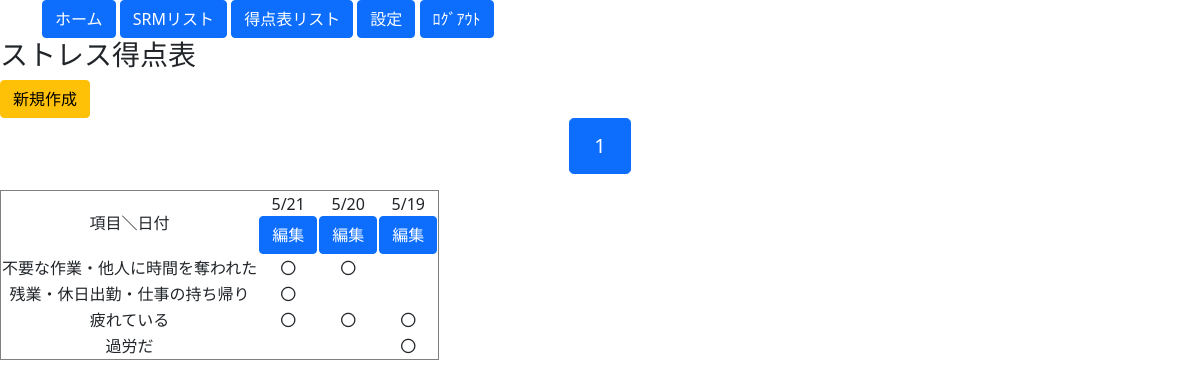
The app's page /stpoint/st_list/, older data.
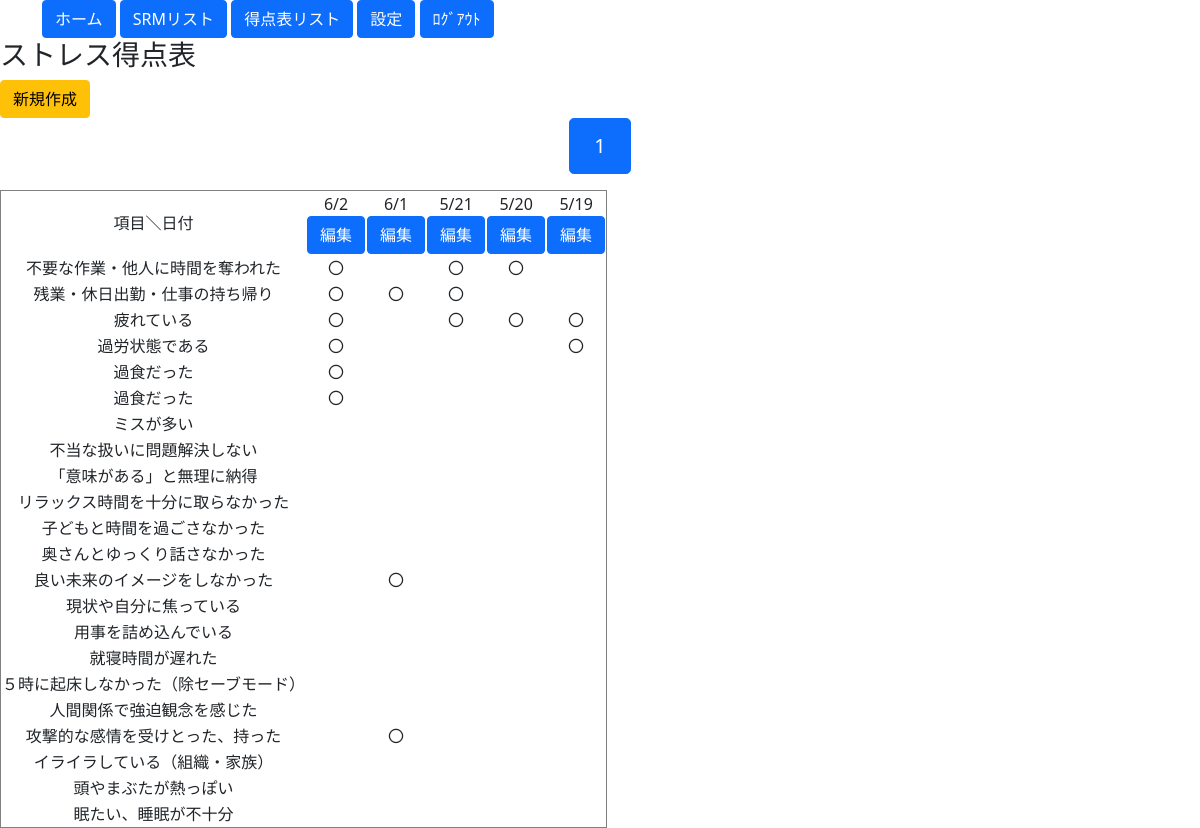
The same page, newer data.
### blogpost/models.py (models this page shows)
class StPointModel(models.Model):
    point_date = models.DateField(default=timezone.now, primary_key=True, help_text="日付") #unique_for_date=True
    point1 = models.BooleanField(default=False)
    point2 = models.BooleanField(default=False)
    point3 = models.BooleanField(default=False)
    point4 = models.BooleanField(default=False)
    point5 = models.BooleanField(default=False)
    point6 = models.BooleanField(default=False)
    point7 = models.BooleanField(default=False)
    point8 = models.BooleanField(default=False)
    point9 = models.BooleanField(default=False)
    point10 = models.BooleanField(default=False)
    point11 = models.BooleanField(default=False)
    point12 = models.BooleanField(default=False)
    point13 = models.BooleanField(default=False)
    point14 = models.BooleanField(default=False)
    point15 = models.BooleanField(default=False)
    point16 = models.BooleanField(default=False)
    point17 = models.BooleanField(default=False)
    point18 = models.BooleanField(default=False)
    point19 = models.BooleanField(default=False)
    point20 = models.BooleanField(default=False)
    point21 = models.BooleanField(default=False)
    point22 = models.BooleanField(default=False)
    point23 = models.BooleanField(default=False)
    point24 = models.BooleanField(default=False)
    point25 = models.BooleanField(default=False)
    point26 = models.BooleanField(default=False)
    point27 = models.BooleanField(default=False)
    point28 = models.BooleanField(default=False)
    point29 = models.BooleanField(default=False)
    point30 = models.BooleanField(default=False)

class StPointNameModel(models.Model):
    episode = models.CharField(max_length=30)
    category = models.CharField(
        verbose_name="分類",
        choices=CONDITION,
        max_length=20,
        blank=True
        )
    point = models.IntegerField(default=30, validators=[MinValueValidator(1), MaxValueValidator(100)], help_text="1～100")
    def __str__(self):
        return self.episode

### blogpost/views.py (the view)
# urls.py: path('stpoint/st_list/', St_List.as_view(), name='St_list'),
class St_List(ListView):
    template_name = 'stpoint/st_list.html'
    model = StPointModel
    paginate_by = 7
    def get_queryset(self):
        StPoint = StPointModel.objects.order_by('-point_date')
        return StPoint
    def get_context_data(self, **kwargs):
        context = super().get_context_data(**kwargs) # はじめに継承元のメソッドを呼び出す
        context['stcategolys'] = list(StPointModel.objects.all())
        context['stNames'] = list(StPointNameModel.objects.all())
        return context

### blogpost/templatetags/random_tags.py (called while the page is built)
@register.simple_tag
def tfcheck(value1):
    if value1 == True:
        return "〇"
    else:
        return ""

### blogpost/templates/stpoint/st_list.html (shortened to what the changed rows need)
<!doctype html>
<html lang="en">
  <head>
    <link href="https://cdn.jsdelivr.net/npm/bootstrap@5.0.0-beta1/dist/css/bootstrap.min.css" rel="stylesheet">
  </head>
{% extends 'base.html' %}
{% block content %}
{% load random_tags %}
  <table border="1" style="border-collapse: collapse">
  <tbody style="text-align:center">
    <tr>
      <td style="text-align:center">項目＼日付</td>
      {% for item in object_list %}
        <td style="text-align:center">{{ item.point_date|date:"n/j"  }}<BR>
        <a class="btn btn-primary" href="{% url 'St_update' item.pk %}" role="button">編集</a></td>
      {% endfor %}
    </tr>
    {% if stNames.0 != None %}
      <tr>
        <td>{{ stNames.0 }}</td>
        {% for item in object_list %}
          <td style="text-align:center">{% tfcheck item.point1 %}</td>
        {% endfor %}
      </tr>
    {% endif %}
    {% if stNames.1 != None %}
      <tr>
        <td>{{ stNames.1 }}</td>
        {% for item in object_list %}
          <td>{% tfcheck item.point2 %}</td>
        {% endfor %}
      </tr>
    {% endif %}
    {% if stNames.2 != None %}
      <tr>
        <td>{{ stNames.2 }}</td>
        {% for item in object_list %}
          <td>{% tfcheck item.point3 %}</td>
        {% endfor %}
      </tr>
    {% endif %}
    {% if stNames.3 != None %}
      <tr>
        <td>{{ stNames.3 }}</td>
        {% for item in object_list %}
          <td>{% tfcheck item.point4 %}</td>
        {% endfor %}
      </tr>
    {% endif %}
    {% if stNames.4 != None %}
      <tr>
        <td>{{ stNames.4 }}</td>
        {% for item in object_list %}
          <td>{% tfcheck item.point5 %}</td>
        {% endfor %}
      </tr>
    {% endif %}
    {% if stNames.4 != None %}
      <tr>
        <td>{{ stNames.4 }}</td>
        {% for item in object_list %}
          <td>{% tfcheck item.point5 %}</td>
        {% endfor %}
      </tr>
    {% endif %}
    {% if stNames.5 != None %}
      <tr>
        <td>{{ stNames.5 }}</td>
        {% for item in object_list %}
          <td>{% tfcheck item.point6 %}</td>
        {% endfor %}
      </tr>
    {% endif %}
    {% if stNames.6 != None %}
      <tr>
        <td>{{ stNames.6 }}</td>
        {% for item in object_list %}
          <td>{% tfcheck item.point7 %}</td>
        {% endfor %}
      </tr>
    {% endif %}
    {% if stNames.7 != None %}
      <tr>
        <td>{{ stNames.7 }}</td>
        {% for item in object_list %}
          <td>{% tfcheck item.point8 %}</td>
        {% endfor %}
      </tr>
    {% endif %}
    {% if stNames.8 != None %}
      <tr>
        <td>{{ stNames.8 }}</td>
        {% for item in object_list %}
          <td>{% tfcheck item.point9 %}</td>
        {% endfor %}
      </tr>
    {% endif %}
    {% if stNames.9 != None %}
      <tr>
        <td>{{ stNames.9 }}</td>
        {% for item in object_list %}
          <td>{% tfcheck item.point10 %}</td>
        {% endfor %}
      </tr>
    {% endif %}
    {% if stNames.10 != None %}
      <tr>
        <td>{{ stNames.10 }}</td>
        {% for item in object_list %}
          <td>{% tfcheck item.point11 %}</td>
        {% endfor %}
      </tr>
    {% endif %}
    {% if stNames.11 != None %}
      <tr>
        <td>{{ stNames.11 }}</td>
        {% for item in object_list %}
          <td>{% tfcheck item.point12 %}</td>
        {% endfor %}
      </tr>
    {% endif %}
    {% if stNames.12 != None %}
      <tr>
        <td>{{ stNames.12 }}</td>
        {% for item in object_list %}
          <td>{% tfcheck item.point13 %}</td>
        {% endfor %}
      </tr>
    {% endif %}
    {% if stNames.13 != None %}
      <tr>
        <td>{{ stNames.13 }}</td>
        {% for item in object_list %}
          <td>{% tfcheck item.point14 %}</td>
        {% endfor %}
      </tr>
    {% endif %}
    {% if stNames.14 != None %}
      <tr>
        <td>{{ stNames.14 }}</td>
        {% for item in object_list %}
          <td>{% tfcheck item.point15 %}</td>
        {% endfor %}
      </tr>
    {% endif %}
    {% if stNames.15 != None %}
      <tr>
        <td>{{ stNames.15 }}</td>
        {% for item in object_list %}
          <td>{% tfcheck item.point16 %}</td>
        {% endfor %}
      </tr>
    {% endif %}
    {% if stNames.16 != None %}
      <tr>
        <td>{{ stNames.16 }}</td>
        {% for item in object_list %}
          <td>{% tfcheck item.point17 %}</td>
        {% endfor %}
      </tr>
    {% endif %}
    {% if stNames.17 != None %}
      <tr>
        <td>{{ stNames.17 }}</td>
        {% for item in object_list %}
          <td>{% tfcheck item.point18 %}</td>
        {% endfor %}
      </tr>
    {% endif %}
    {% if stNames.18 != None %}
      <tr>
        <td>{{ stNames.18 }}</td>
        {% for item in object_list %}
          <td>{% tfcheck item.point19 %}</td>
        {% endfor %}
      </tr>
    {% endif %}
    {% if stNames.19 != None %}
      <tr>
        <td>{{ stNames.19 }}</td>
        {% for item in object_list %}
          <td>{% tfcheck item.point20 %}</td>
        {% endfor %}
      </tr>
    {% endif %}
    {% if stNames.20 != None %}
      <tr>
        <td>{{ stNames.20 }}</td>
        {% for item in object_list %}
          <td>{% tfcheck item.point21 %}</td>
        {% endfor %}
      </tr>
    {% endif %}
  </tbody>
  <nav aria-label="Page navigation example">
      <ul class="pagination justify-content-center pagination-lg g-mt-28 g-mb-28">
          {% for num in page_obj.paginator.page_range %}
              {% if num <= page_obj.number|add:5 and num >= page_obj.number|add:-5 %}
                  {% if page_obj.number == num %}
                      <li class="page-item active"><a class="page-link" href="#">{{ num }}</a></li>
                  {% else %}
                      <li class="page-item"><a class="page-link" href="?page={{ num }}">{{ num }}</a></li>
                  {% endif %}
              {% endif %}
          {% endfor %}
      </ul>
  </nav>
{% endblock content %}

Row changes from the older to the newer data that the page shows:
added StPointModel: point_date "6/2", point1 "〇", point2 "〇", point3 "〇", point4 "〇", point5 "〇"
added StPointModel: point_date "6/1", point2 "〇", point12 "〇", point18 "〇"
changed StPointNameModel: episode "過労だ" → "過労状態である"
added StPointNameModel: episode "過食だった"
added StPointNameModel: episode "ミスが多い"
added StPointNameModel: episode "不当な扱いに問題解決しない"
added StPointNameModel: episode "「意味がある」と無理に納得"
added StPointNameModel: episode "リラックス時間を十分に取らなかった"
added StPointNameModel: episode "子どもと時間を過ごさなかった"
added StPointNameModel: episode "奥さんとゆっくり話さなかった"
added StPointNameModel: episode "良い未来のイメージをしなかった"
added StPointNameModel: episode "現状や自分に焦っている"
added StPointNameModel: episode "用事を詰め込んでいる"
added StPointNameModel: episode "就寝時間が遅れた"
added StPointNameModel: episode "５時に起床しなかった（除セーブモード）"
added StPointNameModel: episode "人間関係で強迫観念を感じた"
added StPointNameModel: episode "攻撃的な感情を受けとった、持った"
added StPointNameModel: episode "イライラしている（組織・家族）"
added StPointNameModel: episode "頭やまぶたが熱っぽい"
added StPointNameModel: episode "眠たい、睡眠が不十分"
